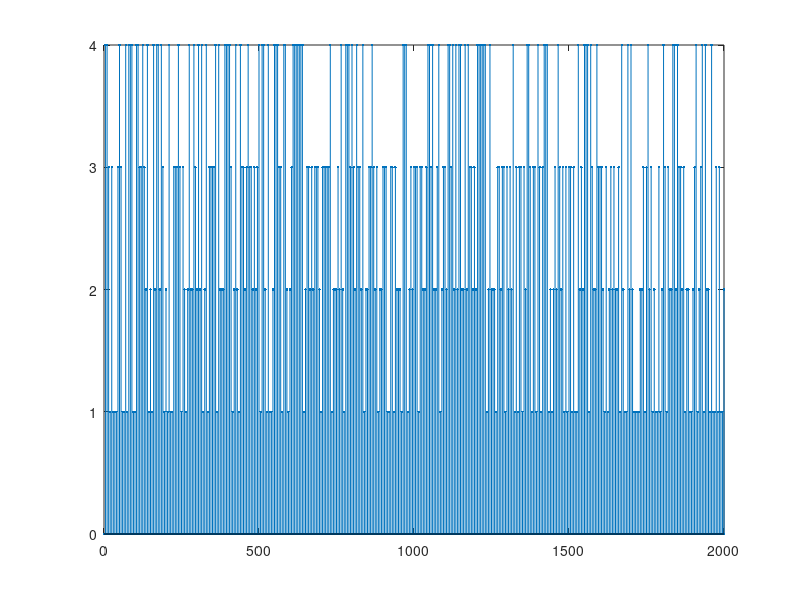

Reproduce this figure in MATLAB.
%% Quality of Service (QoS) Simulator
% TO DO list 
    % pack loss say
    % paket süresi tut

%%
clear all;
clc ; 

counter = 0;

T_sample_size = 2000 ;  % 20000 Seconds of Simulation
T_in_step_per_sec = 4; % Simulation time step is 250 ms
T_time = 0;            % Simulation time
T_out = 3 ;             % Output Data Period 5 Seconds
T_in_mean = 5;         % Input Data Mean Period 3 Seconds
T_in_jitter = 0 ;      % Input Data Jitter ±3 Seconds 

% weights
Wl=[4 3 2 1];          % Latency Weight Constant  
Wr=[0 0 0 0];          % Reliability Weight Constant

buffer_fullness=[0 0 0 0];  % buffer init

read_count=[0 0 0 0];

X=[0 0 0 0];             % output order array

f=[0 0 0 0];             % doluluk array
t=[0 0 0 0];            % latency array
d=[0 0 0 0];             % drop count
T=[0 0 0 0];             % Total latency

T_time_array=linspace(0.25,T_sample_size,T_sample_size*T_in_step_per_sec);

% Period Randomization
for i=1:T_sample_size*T_in_step_per_sec/2
    s(i)=round((T_in_jitter*T_in_step_per_sec)*(sin(i/10))+(T_in_mean*T_in_step_per_sec));
    r(i)=round((T_in_mean*T_in_step_per_sec-T_in_jitter*T_in_step_per_sec+T_in_mean*T_in_step_per_sec)*randi([0,1])+(T_in_mean*T_in_step_per_sec-T_in_jitter*T_in_step_per_sec));
end

% figure;
% plot(s);
% figure;
% plot(r);
% mean(r);
% mean(s);
   
T_input_array=zeros(1,800);

% timewise data input
for i=1:T_sample_size*T_in_step_per_sec/4
    counter = counter+(s(i));
    T_input_array(counter)=randi([1,4]);  
end
counter=0;

% Array limit
T_input_array = T_input_array(1:T_sample_size*T_in_step_per_sec);

% Stem plot of timewise data input
stem(T_time_array,T_input_array,'.')
 
for i=1:length(T_time_array)
    switch T_input_array(i)
        case 1
            if buffer_fullness(1)==6
                d(1) = d(1)+1;  
                f(1)=buffer_fullness(1);
                % do nothing
            else
                buffer_fullness(1) = buffer_fullness(1)+1;
                f(1)=buffer_fullness(1);
                %if fullness increased start counter
            end
        case 2
            if buffer_fullness(2)==6
                d(2) = d(2)+1; 
                f(2)=buffer_fullness(2);
                % do nothing
            else
                buffer_fullness(2) = buffer_fullness(2)+1;
                f(2)=buffer_fullness(2);
                %if fullness increased start counter
            end
        case 3 
            if buffer_fullness(3)==6
                d(3) = d(3)+1; 
                f(3)=buffer_fullness(3);
                % do nothing
            else
                buffer_fullness(3) = buffer_fullness(3)+1;
                f(3)=buffer_fullness(3);
                %if fullness increased start counter
            end
        case 4 
            if buffer_fullness(4)==6
                d(4) = d(4)+1; 
                f(4)=buffer_fullness(4);
                % do nothing
            else
                buffer_fullness(4) = buffer_fullness(4)+1;
                f(4)=buffer_fullness(4);
                %if fullness increased start counter
            end
        otherwise
    end
    X=Wl.*t.*f+Wr.*(f.^2); % Evaluate buffer priority
    if mod(i,T_out*T_in_step_per_sec)==0  % its time to get the output
        switch find(X==(max(X)),1,"last")             % burada iki ya da daha fazla aynı değerde max varsa ilkini alıyoruz ama bence sonuncusunu almalıyız
            case 1
                T(1)=T(1)+t(1);
                t(1) = 0;
                if buffer_fullness(1)==0
                    f(1)=buffer_fullness(1);
                    % do nothing
                else
                    buffer_fullness(1) = buffer_fullness(1) -1;
                    f(1)=buffer_fullness(1);
                    read_count(1) = read_count(1)+1; 
                end
            case 2
                T(2)=T(2)+t(2);
                t(2) = 0;
                if buffer_fullness(2)==0
                    f(2)=buffer_fullness(2);
                    % do nothing
                else
                    buffer_fullness(2) = buffer_fullness(2) - 1;
                    f(2)=buffer_fullness(2);
                    read_count(2) = read_count(2)+1;
                end
            case 3
                T(3)=T(3)+t(3);
                t(3) = 0;
                if buffer_fullness(3)==0
                    f(3)=buffer_fullness(3);
                    % do nothing
                else
                    buffer_fullness(3) = buffer_fullness(3) - 1;
                    f(3)=buffer_fullness(3);
                    read_count(3) = read_count(3)+1;
                end
            case 4
                T(4)=T(4)+t(4);
                t(4) = 0;
                if buffer_fullness(4)==0
                    f(4)=buffer_fullness(4);
                    % do nothing
                else
                    buffer_fullness(4) = buffer_fullness(4) - 1;
                    f(4)=buffer_fullness(4);
                    read_count(4) = read_count(4)+1;
                end
        end
      d;
%     f;
      t
    end
t=t+[1 1 1 1];
end
T1=T;
a=T./read_count;

